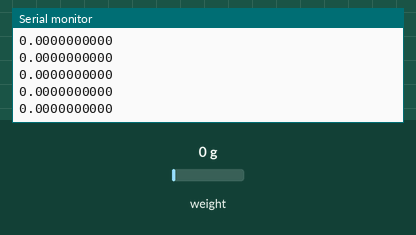
This sketch was run on a simulated Arduino Uno, built with avr-gcc and run on an emulated ATmega328P. Parts: the last lines printed to the serial monitor. Inputs (shaded band) come from the test bench; at power-on: weight on the scale 0 g.

Above: at 3.2 s.
3.3 s: weight on the scale set to 100 g
At 3.32 s:
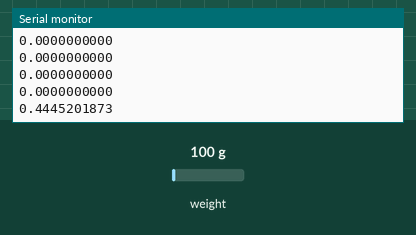
4.8 s: weight on the scale set to 1250 g
At 4.84 s:
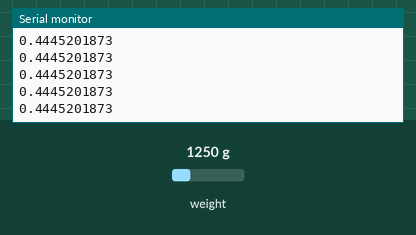
Timing chart, 0 to 7.8 s (numbered marks = the images above; inputs shaded):
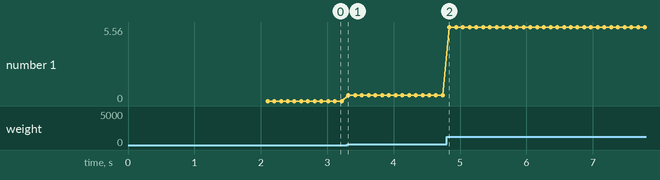

The sketch:

force_data.ino
```cpp
#include <HX711.h>
#define DOUT 3
#define CLK 2
#define Vcc 5v
HX711 scale;
float calibration_factor =199750; //201400,193500,197600, 206600; -7050 worked for 440lb max scale setup
void setup() {
  Serial.begin(9600);
  scale.begin(DOUT, CLK);
  scale.set_scale();
  scale.tare(); //Reset the scale to 0

  long zero_factor = scale.read_average(); //Get a baseline reading


}

void loop() {
  scale.set_scale(calibration_factor); //Adjust to this calibration factor
  Serial.print(9.8* 0.453592 * scale.get_units() , 10);
  Serial.println();

 // if(Serial.available())
  //{
   // char temp = Serial.read();
    //if(temp == '+' || temp == 'a')
     // calibration_factor += 10;
    //else if(temp == '-' || temp == 'z')
     // calibration_factor -= 10;
  //}
}
```

Measured:
- after the input at 3.3 s, the serial monitor: prints a new line at once (image 1)
- plotted number 1: 0 → 0.44 after the input at 3.3 s, 0.44 → 5.56 after the input at 4.8 s
